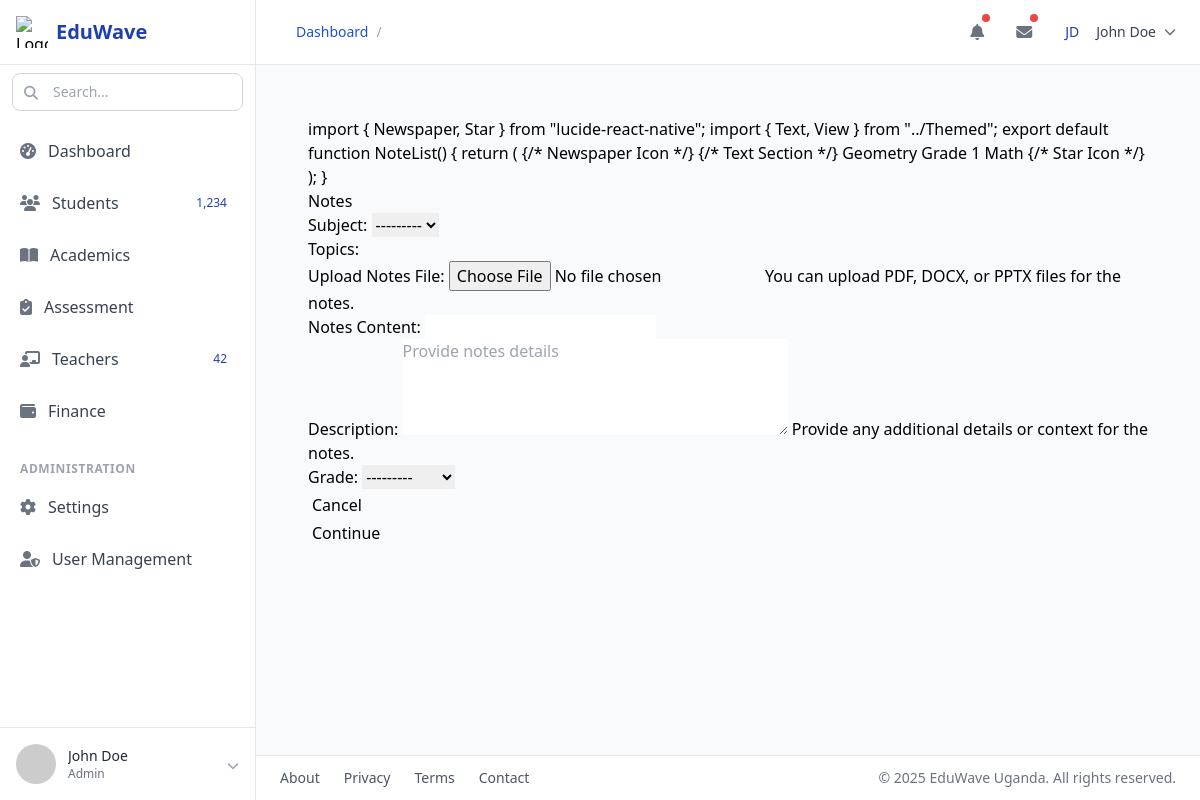
The page /academics/upload/notes/ on the database as committed earlier.
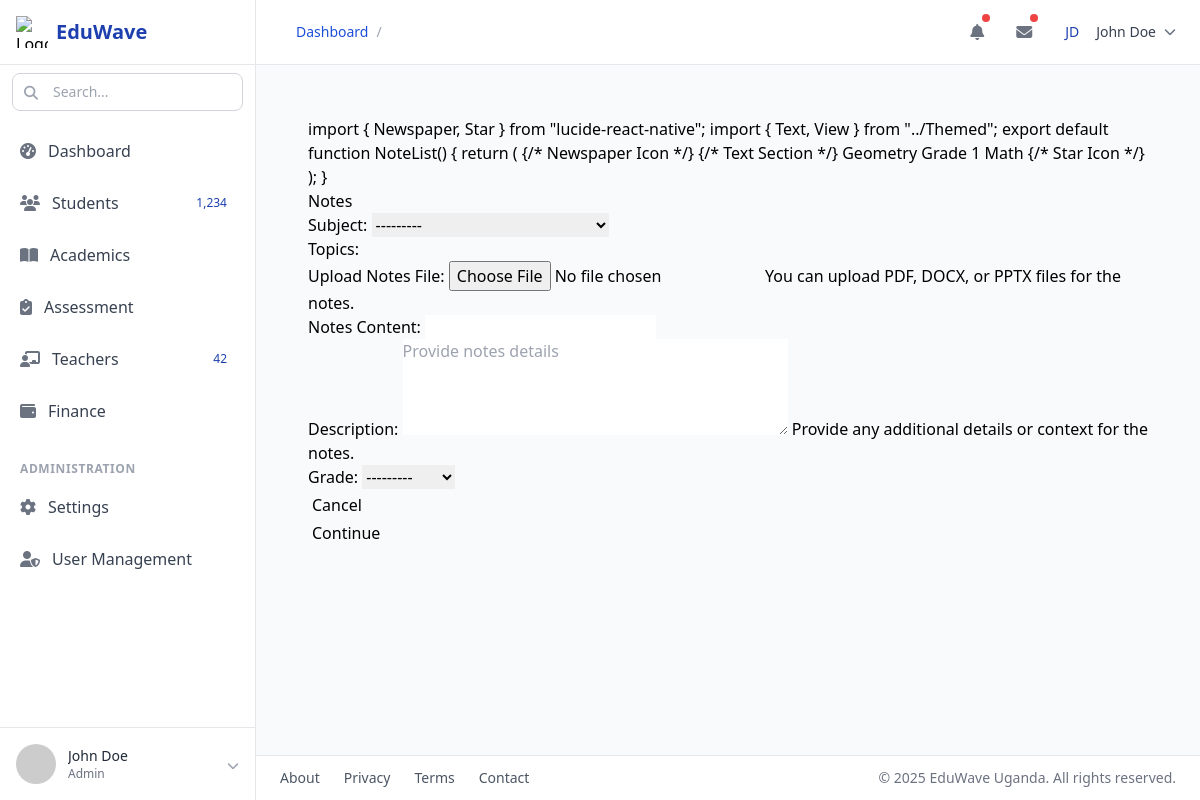
The same page on the database as committed later.
### academic/models.py (models this page shows)
class Subject(models.Model):
    name = models.CharField(max_length=100)
    description = models.TextField()
    grade = models.ForeignKey(
        Grade, blank=True, on_delete=models.DO_NOTHING, related_name="subject_grade")
    curriculum = models.ForeignKey(
        'Curriculum', on_delete=models.CASCADE, related_name="subjects")
    created = models.DateField(auto_now_add=True)
    updated = models.DateField(auto_now=True)
    class Meta:
        db_table = "subject"
        db_table_comment = "This includes Subject data"
        ordering = ["name"]
    def __str__(self):
        return f'{self.name}-{self.grade} '

### academic/views.py (the view, shortened to what this page needs)
# urls.py: path('upload/notes/', views.UploadNotesView.as_view(), name='upload_notes'),
class UploadNotesView(generic.CreateView, RoleRequiredMixin):
    model = Notes
    form_class = NotesForm
    template_name = 'uploadNotes.html'
    success_url = "/"
    allowed_roles = ['TEACHER', 'ADMIN', 'FINANCE']

### academic/models.py (called while the page is built)
    def __str__(self):
        return self.grade_name

### academic/templates/uploadNotes.html (shortened to what this page needs)
{% extends 'base.html' %}
{% block content %}
<div class="card">
    <div class="m-2 p-5 my-2">import { Newspaper, Star } from "lucide-react-native";
        import { Text, View } from "../Themed";
        export default function NoteList() {
          return (
            <View className="p-4">
              <View className="flex-row items-center space-x-2">
                {/* Newspaper Icon */}
                {/* Text Section */}
                <View className="w-3/5">
                  <Text className="text-lg font-semibold">Geometry Grade 1</Text>
                  <Text className="text-sm text-gray-500">Math</Text>
                </View>
                {/* Star Icon */}
              </View>
            </View>
          );
        }
        <div>
            <h3 class="">Notes</h3>
        </div>
        <div>
            <form method="post" enctype="multipart/form-data">
                {{form.as_p}}
                <div class="row">
                    <div class="col-md-2 col-sm-3 m-1">
                        <button class="btn btn-danger">Cancel</button>
                    </div>
                    <div class="col-md-2 col-sm-3 m-1">
                        <button type="submit" class="btn btn-primary">Continue</button>
                    </div>
                </div>
            </form>
        </div>
    </div>
</div>
{% endblock content %}

Rows that differ between the two databases and show on the page:
added Subject: grade "---------"
Other text that changed with them:
form field grade: "---------" → (not shown)
